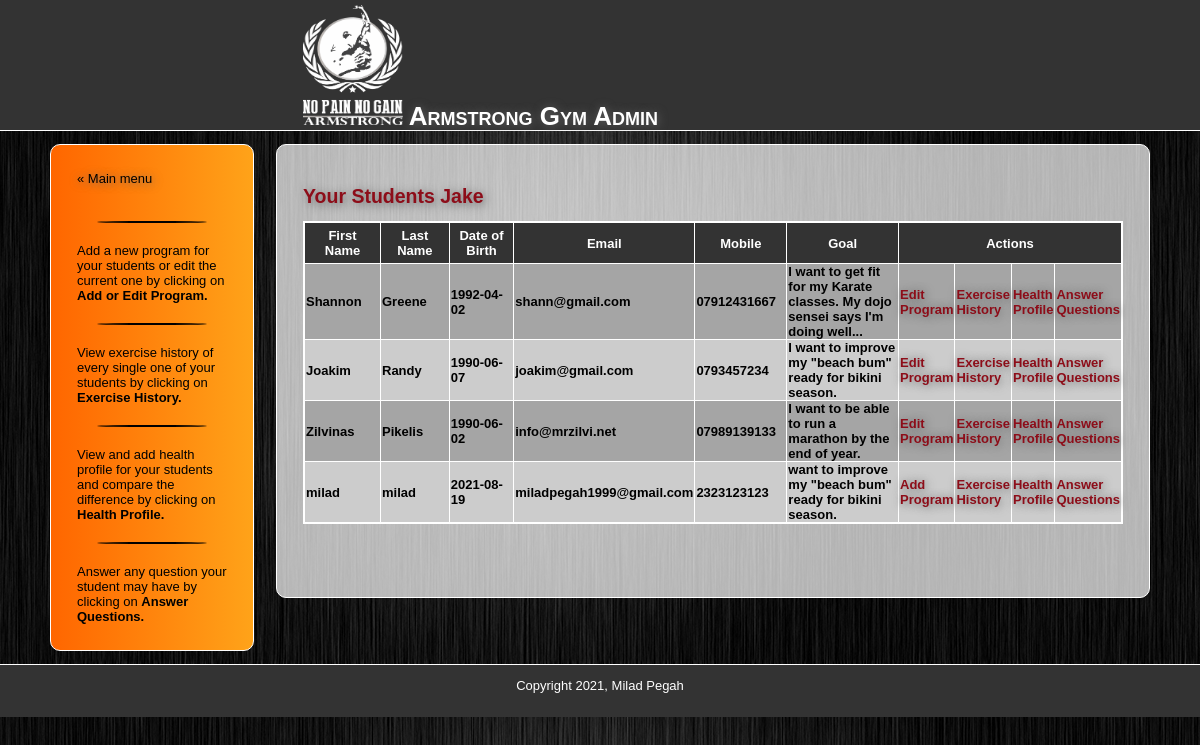
Page /manage_students.php (signed in) on the committed database.
### tables this page shows
CREATE TABLE `users` (
  `id` int NOT NULL AUTO_INCREMENT,
  `username` varchar(50) NOT NULL,
  `hashed_password` varchar(60) NOT NULL,
  `firstname` varchar(50) DEFAULT NULL,
  `lastname` varchar(50) DEFAULT NULL,
  `gender` varchar(20) DEFAULT NULL,
  `dob` varchar(20) DEFAULT NULL,
  `address` varchar(100) DEFAULT NULL,
  `city` varchar(20) DEFAULT NULL,
  `postcode` varchar(20) DEFAULT NULL,
  `email` varchar(50) DEFAULT NULL,
  `mobile` varchar(16) DEFAULT NULL,
  `goal` text,
  `picture` longblob,
  `admin` varchar(50) DEFAULT NULL,
  `freeze` tinyint(1) NOT NULL DEFAULT '1',
  PRIMARY KEY (`id`),
  UNIQUE KEY `username` (`username`) USING BTREE,
  KEY `admin` (`admin`),
  CONSTRAINT `users_ibfk_1` FOREIGN KEY (`admin`) REFERENCES `admins` (`username`) ON DELETE SET NULL ON UPDATE SET NULL
);

### includes/functions.php (called while the page is built, shortened)
<?php
function find_user_for_trainer($admin) {
	global $connection;
	$query = "SELECT * ";
	$query .= "FROM users ";
	$query .= "WHERE admin = '{$admin}'";
	$user_set = mysqli_query($connection, $query);
	return $user_set;
}
function find_program_by_user($user_id) {
	global $connection;
	$query = "SELECT * ";
	$query .= "FROM program ";
	$query .= "WHERE user_id = {$user_id}";
	$user_set = mysqli_query($connection, $query);
	return $user_set;
}

### public/manage_students.php (the view, shortened to what this page needs)
<?php require_once("../includes/db_connection.php"); ?>
<?php require_once("../includes/functions.php"); ?>
<?php
  $user_admin = $_SESSION["username"];
  $user_set = find_user_for_trainer($user_admin);
?>
<?php include("../includes/layouts/header.php"); ?>
<div id="main">
    <div id="navigation">
        <a href="trainer.php">&laquo; Main menu</a>
        <br /><br />
        <hr />
        <p>Add a new program for your students or edit the current one by clicking on <strong>Add or Edit Program.</strong></p>
        <hr />
        <p>View exercise history of every single one of your students by clicking on <strong>Exercise History.</strong></p>
        <hr />
        <p>View and add health profile for your students and compare the difference by clicking on <strong>Health Profile.</strong></p>
        <hr />
        <p>Answer any question your student may have by clicking on <strong>Answer Questions.</strong></p>
    </div>
    <div id="page">
        <h2>Your Students <?php echo ucfirst(htmlentities($_SESSION["username"])); ?></h2>
        <?php if (mysqli_num_rows($user_set) === 0) { ?>
              <p>You currently have no student.</p>
          <?php } else { ?>
              <table border="1" style="border-collapse:collapse; ">
                  <tr>
                      <th style="width: 100px;">First Name</th>
                      <th style="width: 100px;">Last Name</th>
                      <th style="width: 100px;">Date of Birth</th>
                      <th style="width: 100px;">Email</th>
                      <th style="width: 100px;">Mobile</th>
                      <th style="width: 200px;">Goal</th>
                      <th colspan="4" style="width: 150px;">Actions</th>
                  </tr>
                  <?php while ($user = mysqli_fetch_assoc($user_set)) { ?>
                      <tr>
                          <td><?php echo htmlentities($user["firstname"]); ?></td>
                          <td><?php echo htmlentities($user["lastname"]); ?></td>
                          <td><?php echo htmlentities($user["dob"]); ?></td>
                          <td><?php echo htmlentities($user["email"]); ?></td>
                          <td><?php echo htmlentities($user["mobile"]); ?></td>
                          <td><?php
                              if (htmlentities($user["goal"]) == NULL) {
                                  echo '<center style="color: red;">No goal yet!</center>';
                              } else {
                                  echo htmlentities($user["goal"]);
                              }
                              ?>
                          </td>
                          <?php
                          $program_set = find_program_by_user($user["id"]);
                          $program = mysqli_fetch_assoc($program_set);
                          ?>
                          <td> <?php if (!($program["user_id"])) { ?>
                                  <a class="link" href="new_program.php?id=<?php echo urlencode($user["id"]); ?>">Add Program</a>
                              <?php } else { ?>
                                  <a class="link" href="edit_program.php?id=<?php echo urlencode($user["id"]); ?>">Edit Program</a>
                              </td>
                          <?php } ?>
                          <td><a class="link" href="exercise.php?id=<?php echo urlencode($user["id"]); ?>">Exercise  History</a></td>
                          <td><a class="link" href="new_health_profile.php?id=<?php echo urlencode($user["id"]); ?>">Health Profile</a></td>
                          <td><a class="link" href="answers.php?id=<?php echo urlencode($user["id"]); ?>">Answer Questions</a></td>
                      </tr>
                  <?php }  ?>
              </table>
              <br />
          <?php }  ?>
    </div>
</div>
<?php include("../includes/layouts/footer.php"); ?>

### public/stylesheets/public.css (style rules this page uses)
* { margin: 0; padding: 0; }
body { font-family: "Century Gothic", Tahoma, Helvetica, Arial, sans-serif; background-image: url(../images/gym.jpg); width: 100%; height: 100%; font-size: 13px; line-height: 15px; margin: 0 auto; min-width: 900px; }
a { color: #8D0D19; text-shadow: 1px 1px 10px #666; }
#main { min-height: 500px; width: 1100px; margin: auto; }
#navigation { min-height: 400px; float: left; margin: 1em 0; padding: 2em; width: 150px; font-family: "Century Gothic", Tahoma, Helvetica, Arial, sans-serif; color: #000000; border: 1px solid white; -webkit-border-radius: 10px; -moz-border-radius: 10px; -o-border-radius: 10px; border-radius: 10px; background: -webkit-linear-gradient(270deg, #FFA319, #FF6600); background: -moz-linear-gradient(270deg, #FFA319, #FF6600); background: -o-linear-gradient(270deg, #FFA319, #FF6600); background: -ms-linear-gradient(270deg, #FFA319, #FF6600); background: linear-gradient(270deg, #FFA319, #FF6600); }
#navigation a { font-family: Helvetica, Arial, sans-serif; color: black; text-decoration: none; }
#page { margin: 1em 0; float: right; min-height: 400px; width: 820px; background-color: rgba(255,255,255, 0.7); padding: 2em; border: 1px solid white; -webkit-border-radius: 10px; -moz-border-radius: 10px; -o-border-radius: 10px; border-radius: 10px; }
#page h2 { color: #8D0D19; line-height: 50px; text-shadow: 2px 2px 10px #666; }
.link { text-decoration: none; }
td { padding: 0 1px; font-weight: bold; }
th { background-color: #333333; color: #FFFFFF; padding: 5px; border: 1px solid white; }
table { border: 2px solid white; border-collapse: collapse; }
hr { margin: 20px; border: 1px black solid; -webkit-border-radius: 50%; -moz-border-radius: 50%; -o-border-radius: 50%; -ms-border-radius: 50%; border-radius: 50%; }

### public/manage_students.php (style rules this page uses)
tr:nth-child(odd) { background-color: #cccccc; }
tr:nth-child(even) { background-color: #a5a5a5; }
td { border-right: 1px solid white; }

### rows in the picture
users: firstname "Shannon", lastname "Greene", dob "1992-04-02", email "shann@gmail.com", mobile "07912431667", goal "I want to get fit for my Karate classes. My dojo sensei says I'm doing well..."
users: firstname "Joakim", lastname "Randy", dob "1990-06-07", email "joakim@gmail.com", mobile "0793457234", goal "I want to improve my \"beach bum\" ready for bikini season."
users: firstname "Zilvinas", lastname "Pikelis", dob "1990-06-02", email "info@mrzilvi.net", mobile "07989139133", goal "I want to be able to run a marathon by the end of year."
users: firstname "milad", lastname "milad", dob "2021-08-19", email "miladpegah1999@gmail.com", mobile "2323123123", goal "want to improve my \"beach bum\" ready for bikini season."

### other values in the picture
$_SESSION["username"] "Jake"
